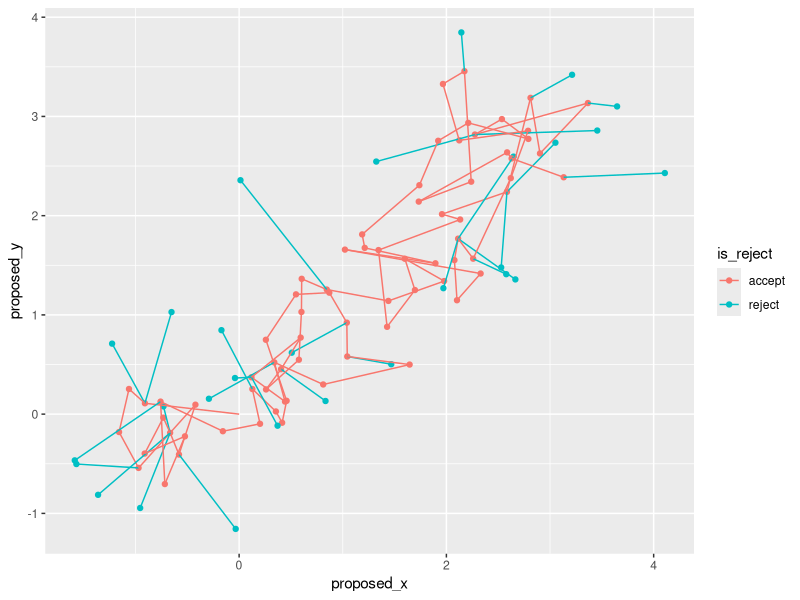

Write the R code that produced this figure.
# MCMC（マルコフ連鎖モンテカルロ）：Metropolisアルゴリズム
#
# 棄却サンプリング（や重点サンプリング）がうまく働かない高次元空間でも
# うまくサンプリングする
#  仮定１ あるxに対するp(x)の計算は正規化定数以外は簡単にできる
#  ポイント１ 各サンプルは独立ではなく、マルコフ連鎖をなす
#  ポイント２ 提案分布は直前のサンプルを用いる
#  ポイント３ 直前のサンプルとの確率の比によって棄却or採用する
#
# p(x) : ２次元ガウス分布N(x|u=[1.5,1.5],S=[1 0.8 0.8 1])とする
#

library(mvtnorm)
library(ggplot2)
library(reshape2)
N = 100
u_p = c(1.5,1.5)
S_p = matrix( c(1,0.8,0.8,1), 2, 2 )
S_q = diag(0.2,2)

# 提案分布 q(x|x') : 直前のサンプルx'を中心とした等方２次元ガウス分布 N(x|u=x',S=0.2)
# 初期値：x_ = [0,0]
x_ <- c(0,0)
sample_accepted <- matrix( NA, N, 2 )
sample_proposed <- matrix( NA, N, 2 )
is_reject <- rep( NA, N )
for( i in 1:N ){
  sample_accepted[i,] <- x_
  x <- rmvnorm(1,x_,S_q)
  sample_proposed[i,] <- x
  p_x  <- dmvnorm(x, u_p,S_p)
  p_x_ <- dmvnorm(x_,u_p,S_p)
  # ここでp_x,p_x_は、比をとるので正規化前でよい
  # Metropolis-Hastingsアルゴリズムだと、p(x)/p(x_) ではなく、
  # (p(x)*q(x_|x)) / (p(x_)*q(x|x_)) で棄却or採用を判断する
  if( runif(1)<min(1,p_x/p_x_) ){
    x_ <- x
    is_reject[i] <- FALSE
  } else {
    x_ <- x_
    is_reject[i] <- TRUE
  }
}

plot.data = data.frame( t=1:N, 
                        accepted_x=sample_accepted[,1], accepted_y=sample_accepted[,2],
                        proposed_x=sample_proposed[,1], proposed_y=sample_proposed[,2],
                        is_reject=ifelse(is_reject,"reject","accept") )
gp = ggplot( plot.data )
gp = gp + geom_point( aes(x=proposed_x,y=proposed_y,color=is_reject))
gp = gp + geom_segment( aes(x=accepted_x, xend=proposed_x,
                            y=accepted_y, yend=proposed_y, color=is_reject))
print( gp )
